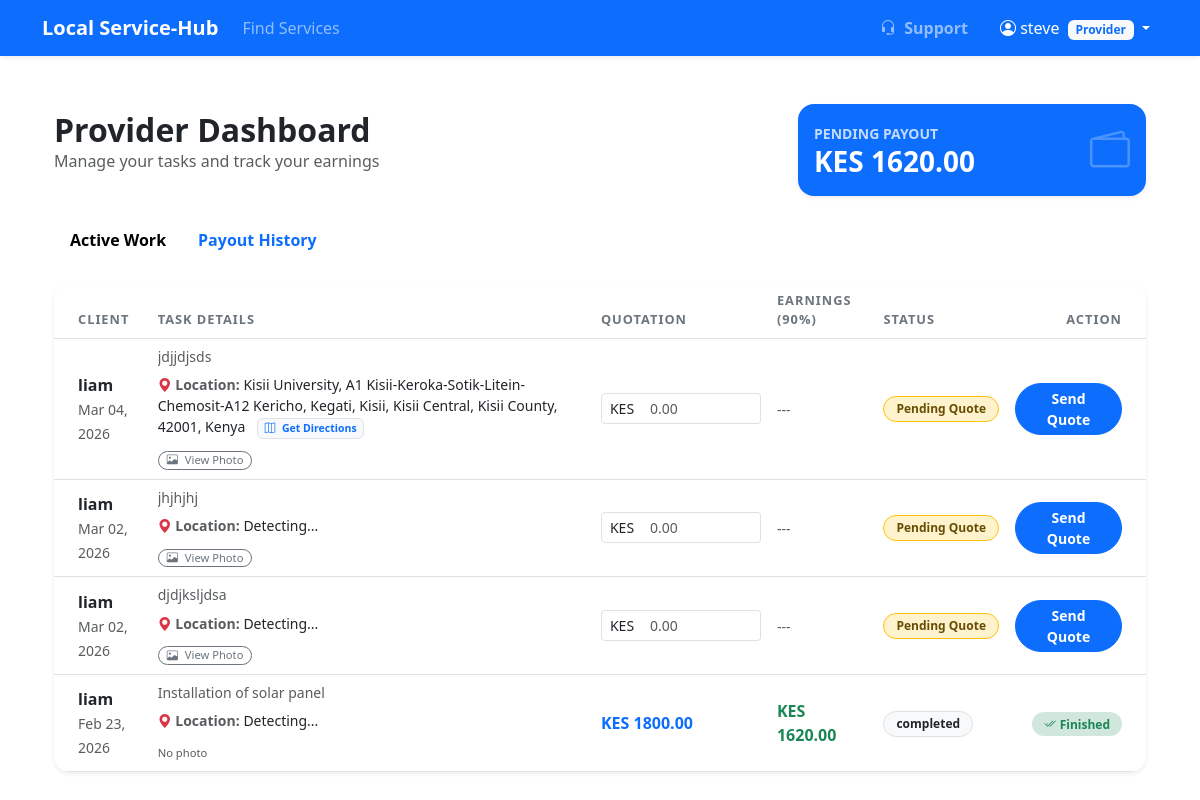
Screenshot of /dashboard/ (signed in) with the database file from the repository.
### servicehub_app/models.py (models this page shows, shortened)
class Booking(models.Model):
    client = models.ForeignKey(User, related_name='bookings', on_delete=models.CASCADE)
    provider = models.ForeignKey(User, related_name='jobs', on_delete=models.CASCADE)
    description = models.TextField(help_text="Describe the issue or service needed")
    total_amount = models.DecimalField(max_digits=10, decimal_places=2, null=True, blank=True)
    provider_cut = models.DecimalField(max_digits=10, decimal_places=2, editable=False, null=True)
    platform_fee = models.DecimalField(max_digits=10, decimal_places=2, editable=False, null=True)
    status = models.CharField(max_length=20, default='Pending')
    problem_photo = models.ImageField(upload_to='problem_photos/', null=True, blank=True)
    client_location_name = models.CharField(max_length=255, null=True, blank=True)
    is_paid_to_provider = models.BooleanField(default=False)
    payout_date = models.DateTimeField(null=True, blank=True)
    created_at = models.DateTimeField(auto_now_add=True)

### servicehub_app/views.py (the view)
# urls.py: path('dashboard/', views.provider_dashboard, name='provider_dashboard'),
@login_required
def provider_dashboard(request):
    profile = get_object_or_404(UserProfile, user=request.user)
    all_jobs = Booking.objects.filter(provider=request.user).order_by('-created_at')
    active_jobs = all_jobs.filter(is_paid_to_provider=False)
    payout_history = all_jobs.filter(is_paid_to_provider=True)
    total_earned = all_jobs.filter(status='completed').aggregate(Sum('provider_cut'))['provider_cut__sum'] or 0
    already_paid = payout_history.aggregate(Sum('provider_cut'))['provider_cut__sum'] or 0
    pending_payout = total_earned - already_paid
    context = {
        'active_jobs': active_jobs,
        'payout_history': payout_history,
        'total_earned': total_earned,
        'pending_payout': pending_payout,
        'already_paid': already_paid,
        'profile': profile
    }
    return render(request, 'servicehub_app/provider_dashboard.html', context)

### servicehub_app/templates/servicehub_app/provider_dashboard.html (shortened to what this page needs)
{% extends 'servicehub_app/base.html' %}
{% block content %}
<div class="container py-4">
    <div class="row mb-4 align-items-center">
        <div class="col-md-8">
            <h2 class="fw-bold mb-0">Provider Dashboard</h2>
            <p class="text-muted">Manage your tasks and track your earnings</p>
        </div>
        <div class="col-md-4">
            <div class="card border-0 bg-primary text-white rounded-4 shadow-sm p-3">
                <div class="d-flex justify-content-between align-items-center">
                    <div>
                        <small class="text-uppercase opacity-75 fw-bold">Pending Payout</small>
                        <h3 class="fw-bold mb-0">KES {{ pending_payout|floatformat:2 }}</h3>
                    </div>
                    <i class="bi bi-wallet2 fs-1 opacity-25"></i>
                </div>
            </div>
        </div>
    </div>
    <ul class="nav nav-tabs mb-4 border-0" id="pills-tab" role="tablist">
        <li class="nav-item">
            <button class="nav-link active fw-bold border-0 bg-transparent" data-bs-toggle="tab" data-bs-target="#jobs">Active Work</button>
        </li>
        <li class="nav-item">
            <button class="nav-link fw-bold border-0 bg-transparent" data-bs-toggle="tab" data-bs-target="#history">Payout History</button>
        </li>
    </ul>
    <div class="tab-content" id="pills-tabContent">
        <div class="tab-pane fade show active" id="jobs">
            <div class="card border-0 shadow-sm rounded-4 overflow-hidden">
                <div class="table-responsive">
                    <table class="table table-hover align-middle mb-0">
                        <thead class="bg-light">
                            <tr>
                                <th class="ps-4">Client</th>
                                <th>Task Details</th>
                                <th>Quotation</th>
                                <th>Earnings (90%)</th>
                                <th>Status</th>
                                <th class="text-end pe-4">Action</th>
                            </tr>
                        </thead>
                        <tbody>
                            {% for job in active_jobs %}
                            <tr>
                                <td class="ps-4">
                                    <div class="fw-bold text-dark">{{ job.client.username }}</div>
                                    <small class="text-muted">{{ job.created_at|date:"M d, Y" }}</small>
                                </td>
                               <td>
    <div class="job-description text-muted small mb-2">
        {{ job.description|default:"No description" }}
    </div>
                              <div class="mb-2 small">
    <i class="bi bi-geo-alt-fill text-danger"></i>
    <strong class="text-muted">Location:</strong>
    <span class="text-dark">{{ job.client_location_name|default:"Detecting..." }}</span>
    {% if job.client_location_name %}
        <a href="https://www.google.com/maps/search/?api=1&query={{ job.client_location_name|urlencode }}"
           target="_blank"
           class="ms-2 badge bg-light text-primary text-decoration-none border">
            <i class="bi bi-map me-1"></i> Get Directions
        </a>
    {% endif %}
</div>
    {% if job.problem_photo %}
        <a href="{{ job.problem_photo.url }}" target="_blank" class="btn btn-sm btn-outline-secondary rounded-pill py-0 px-2" style="font-size: 0.7rem;">
            <i class="bi bi-image me-1"></i> View Photo
        </a>
    {% else %}
        <span class="text-muted small italic" style="font-size: 0.7rem;">No photo</span>
    {% endif %}
</td>
                                <td>
                                    {% if job.status == 'Pending' %}
                                        <div class="input-group input-group-sm" style="width: 160px;">
                                            <span class="input-group-text bg-white">KES</span>
                                            <input type="number" id="quote-{{ job.id }}" class="form-control border-start-0" placeholder="0.00">
                                        </div>
                                    {% else %}
                                        <span class="price-tag">KES {{ job.total_amount }}</span>
                                    {% endif %}
                                </td>
                                <td>
                                    {% if job.provider_cut %}
                                        <span class="text-success fw-bold">KES {{ job.provider_cut }}</span>
                                    {% else %}
                                        <span class="text-muted small">---</span>
                                    {% endif %}
                                </td>
                                <td>
                                    {% if job.status == 'Pending' %}
                                        <span class="badge bg-warning-subtle text-warning-emphasis status-badge border border-warning">Pending Quote</span>
                                    {% elif job.status == 'In Progress' %}
                                        <span class="badge bg-info-subtle text-info-emphasis status-badge border border-info">In Progress</span>
                                    {% else %}
                                        <span class="badge bg-light text-dark status-badge border">{{ job.status }}</span>
                                    {% endif %}
                                </td>
                                <td class="text-end pe-4">
                                        {% if job.status == 'Pending' %}
                                            <button onclick="submitQuote({{ job.id }})" class="btn btn-primary btn-sm rounded-pill px-4 fw-bold">
                                                Send Quote
                                            </button>
                                        {% elif job.status == 'In Progress' or job.status == 'Quoted' %}
                                            <button onclick="markComplete({{ job.id }})" class="btn btn-success btn-sm rounded-pill px-4 fw-bold">
                                                Complete Job
                                            </button>
                                        {% elif job.status == 'completed' %}
                                            <span class="badge bg-success-subtle text-success status-badge"><i class="bi bi-check2-all me-1"></i>Finished</span>
                                        {% endif %}
                                </td>
                            </tr>
                            {% empty %}
                            <tr><td colspan="6" class="text-center py-5 text-muted">No active assignments found.</td></tr>
                            {% endfor %}
                        </tbody>
                    </table>
                </div>
            </div>
        </div>
    </div>
</div>
{% endblock %}

### servicehub_app/templates/servicehub_app/base.html (shortened to what this page needs)
<!DOCTYPE html>
<html lang="en">
<head>
    <link rel="stylesheet" href="https://cdn.jsdelivr.net/npm/bootstrap-icons@1.11.3/font/bootstrap-icons.min.css">
    <link href="https://cdn.jsdelivr.net/npm/bootstrap@5.3.0/dist/css/bootstrap.min.css" rel="stylesheet">
</head>
<body>
<div class="toast-container position-fixed top-0 end-0 p-3" style="z-index: 1100;">
</div>
<nav class="navbar navbar-expand-lg navbar-dark bg-primary shadow-sm">
    <div class="container">
        <a class="navbar-brand fw-bold" href="{% url 'home' %}">Local Service-Hub</a>
        <div class="collapse navbar-collapse" id="navbarNav">
            <ul class="navbar-nav me-auto">
                <li class="nav-item">
                    <a class="nav-link" href="{% url 'home' %}">Find Services</a>
                </li>
            </ul>
            <div class="navbar-nav ms-auto align-items-center">
                {% if user.is_authenticated %}
                    <li class="nav-item me-3">
                        <a class="nav-link fw-bold" href="{% url 'contact' %}">
                            <i class="bi bi-headset me-1"></i> Support
                        </a>
                    </li>
                    <li class="nav-item dropdown">
                        <a class="nav-link dropdown-toggle text-white" href="#" id="userDropdown" role="button" data-bs-toggle="dropdown">
                            <i class="bi bi-person-circle"></i> {{ user.username }}
                            {% if user.userprofile.is_provider %}
                                <span class="badge bg-light text-primary ms-1">Provider</span>
                            {% endif %}
                        </a>
                    </li>
                {% else %}
                    <a class="nav-link" href="{% url 'login' %}">Login</a>
                    <a class="btn btn-light btn-sm ms-lg-3 px-3 rounded-pill" href="{% url 'register_client' %}">Sign Up</a>
                {% endif %}
            </div>
        </div>
    </div>
</nav>
    <div class="container mt-4">
        {% block content %}{% endblock %}
    </div>
</body>
</html>

### servicehub_app/templates/servicehub_app/provider_dashboard.html (style rules this page uses)
.table-responsive { border-radius: 15px; }
.job-description { max-width: 280px; white-space: normal; word-wrap: break-word; line-height: 1.4; display: -webkit-box; -webkit-line-clamp: 3; -webkit-box-orient: vertical; overflow: hidden; }
.status-badge { font-size: 0.75rem; padding: 0.5em 1em; border-radius: 50px; }
.table thead th { border-top: none; text-transform: uppercase; font-size: 0.8rem; letter-spacing: 1px; color: #6c757d; }
.price-tag { color: #0d6efd; font-weight: 700; }

### rows the page displays
Booking: client.username "liam", created_at "Mar 04, 2026", description "jdjjdjsds", client_location_name "Kisii University, A1 Kisii-Keroka-Sotik-Litein-Chemosit-A12 Kericho, Kegati, Kisii, Kisii Central, Kisii County, 42001, Kenya", status "Pending Quote"
Booking: client.username "liam", created_at "Mar 02, 2026", description "jhjhjhj", client_location_name "Detecting...", status "Pending Quote"
Booking: client.username "liam", created_at "Mar 02, 2026", description "djdjksljdsa", client_location_name "Detecting...", status "Pending Quote"
Booking: client.username "liam", created_at "Feb 23, 2026", description "Installation of solar panel", client_location_name "Detecting...", shows "No photo", total_amount "1800.00", provider_cut "1620.00", status "completed", shows "Finished"

### other values shown
{{ user.username }} "steve"
{{ pending_payout|floatformat:2 }} "1620.00"
